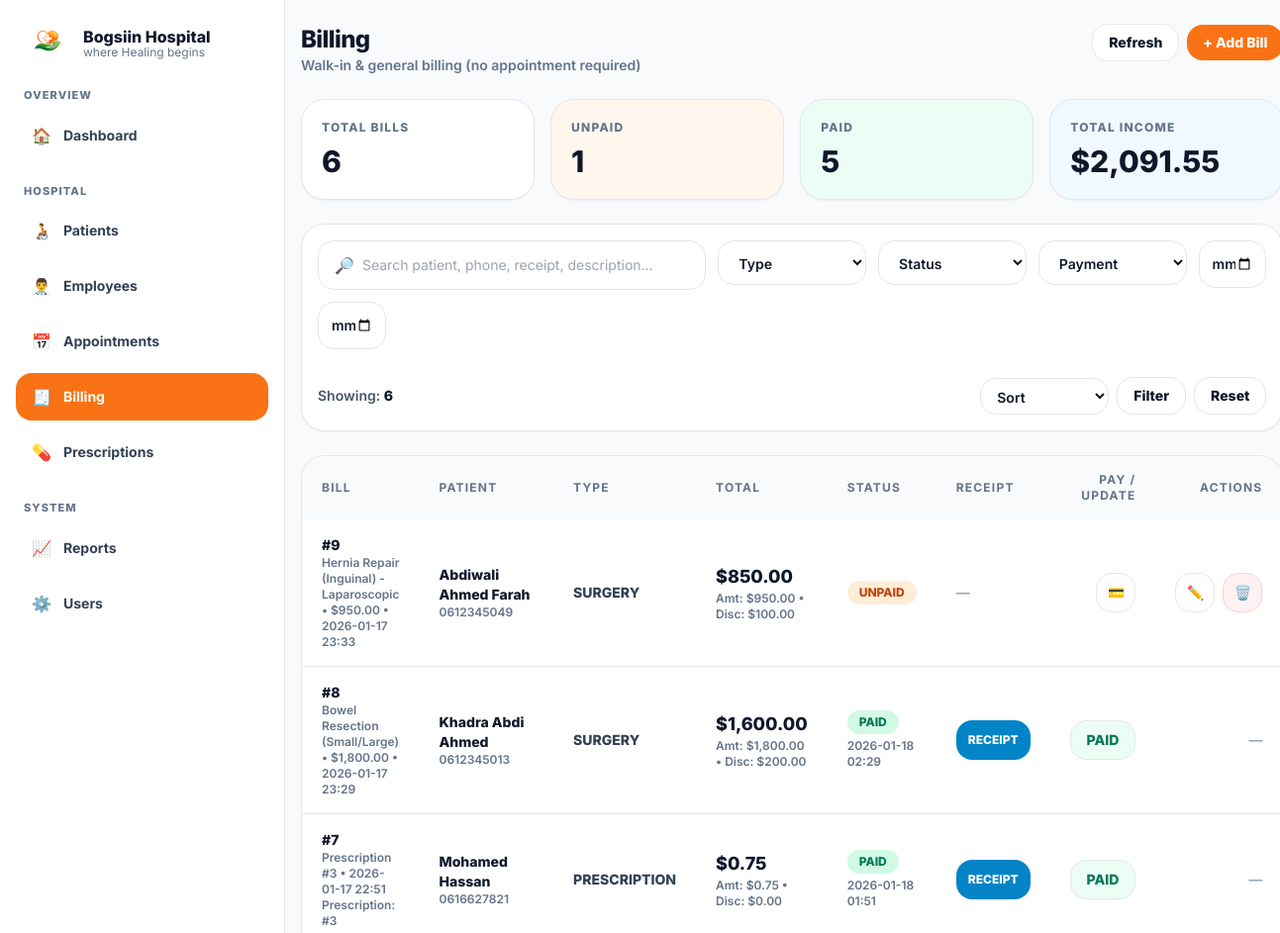
Page /billing/view.php (signed in, upper part) on the earlier database version.
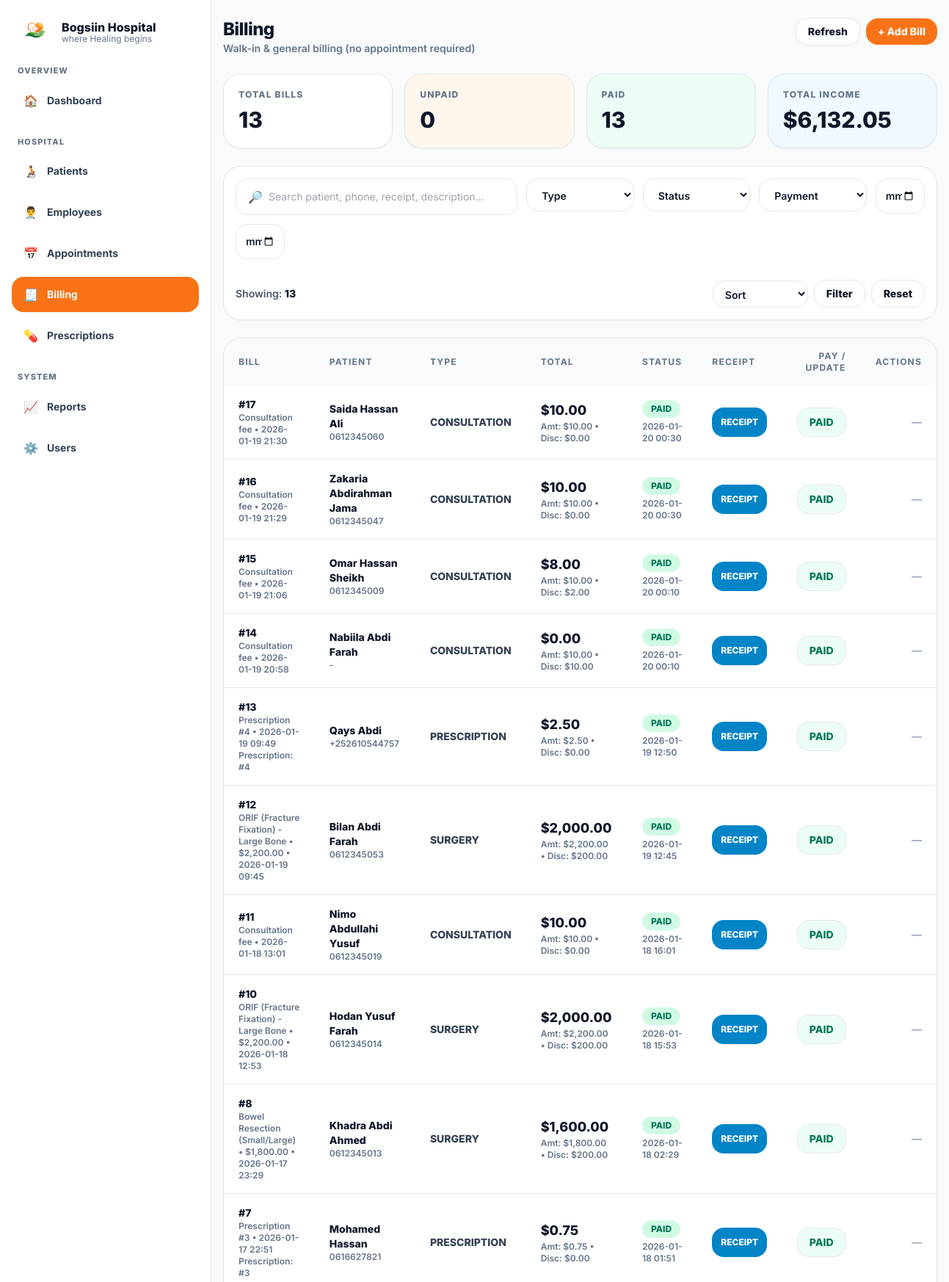
Same page on the later database version.
### tables this page shows
CREATE TABLE `bills` (
  `id` int(11) NOT NULL,
  `appointment_id` int(11) DEFAULT NULL,
  `patient_id` int(11) NOT NULL,
  `employee_id` int(11) DEFAULT NULL,
  `prescription_id` int(11) DEFAULT NULL,
  `bill_type` enum('CONSULTATION','PRESCRIPTION','SURGERY','OTHER') NOT NULL DEFAULT 'OTHER',
  `description` varchar(255) DEFAULT NULL,
  `amount` decimal(10,2) NOT NULL DEFAULT 0.00,
  `discount` decimal(10,2) NOT NULL DEFAULT 0.00,
  `total` decimal(10,2) NOT NULL DEFAULT 0.00,
  `status` enum('UNPAID','PAID') NOT NULL DEFAULT 'UNPAID',
  `payment_method` enum('CASH','EVCPLUS','CARD','BANK') DEFAULT NULL,
  `receipt_no` varchar(40) DEFAULT NULL,
  `paid_at` datetime DEFAULT NULL,
  `created_at` timestamp NOT NULL DEFAULT current_timestamp()
);

CREATE TABLE `patients` (
  `id` int(11) NOT NULL,
  `patient_code` varchar(30) DEFAULT NULL,
  `full_name` varchar(120) NOT NULL,
  `gender` enum('Male','Female') NOT NULL,
  `date_of_birth` date DEFAULT NULL,
  `phone` varchar(30) DEFAULT NULL,
  `address` text DEFAULT NULL,
  `emergency_contact_name` varchar(120) DEFAULT NULL,
  `emergency_contact_phone` varchar(30) DEFAULT NULL,
  `created_at` timestamp NOT NULL DEFAULT current_timestamp()
);

### billing/view.php (the view, shortened to what the changed rows need)
<?php
require_once __DIR__ . "/../includes/db.php";
function h($s){ return htmlspecialchars((string)$s, ENT_QUOTES, 'UTF-8'); }
$focusBillId = null;
$sort = trim($_GET["sort"] ?? "");
$where = [];
$params = [];
$whereSql = $where ? ("WHERE ".implode(" AND ", $where)) : "";
$allowedSort = [
  'id_asc' => 'b.id ASC',
  'id_desc' => 'b.id DESC',
  'patient_asc' => 'p.full_name ASC',
  'patient_desc' => 'p.full_name DESC',
  'created_asc' => 'b.created_at ASC',
  'created_desc' => 'b.created_at DESC',
];
$orderBy = $allowedSort[$sort] ?? 'b.created_at DESC';
$totalBills = (int)$pdo->query("SELECT COUNT(*) FROM bills")->fetchColumn();
$unpaidBills = (int)$pdo->query("SELECT COUNT(*) FROM bills WHERE status='UNPAID'")->fetchColumn();
$paidBills = (int)$pdo->query("SELECT COUNT(*) FROM bills WHERE status='PAID'")->fetchColumn();
$incomeTotal = (float)$pdo->query("SELECT COALESCE(SUM(total),0) FROM bills WHERE status='PAID'")->fetchColumn();
$sql = "
  SELECT
    b.*,
    p.full_name AS patient_name, p.phone AS patient_phone,
    e.full_name AS employee_name, e.job_title
  FROM bills b
  JOIN patients p ON p.id=b.patient_id
  LEFT JOIN employees e ON e.id=b.employee_id
  $whereSql
  ORDER BY " . $orderBy . "
  LIMIT 300
";
$stmt = $pdo->prepare($sql);
$stmt->execute($params);
$rows = $stmt->fetchAll(PDO::FETCH_ASSOC) ?: [];
include_once __DIR__ . "/../includes/header.php";
?>
 <div class="min-h-screen bg-slate-50 md:pl-72">
<div class="md:flex min-h-screen">
  <div class="flex-1">
    <div class="mx-auto max-w-6xl px-4 py-6">
      <section class="mt-6 grid gap-4 md:grid-cols-4">
        <div class="rounded-3xl border bg-white p-5 shadow-sm">
          <div class="text-xs font-extrabold tracking-widest text-slate-500">TOTAL BILLS</div>
          <div class="mt-2 text-3xl font-extrabold"><?php echo $totalBills; ?></div>
        </div>
        <div class="rounded-3xl border bg-orange-50 p-5 shadow-sm">
          <div class="text-xs font-extrabold tracking-widest text-slate-500">UNPAID</div>
          <div class="mt-2 text-3xl font-extrabold"><?php echo $unpaidBills; ?></div>
        </div>
        <div class="rounded-3xl border bg-emerald-50 p-5 shadow-sm">
          <div class="text-xs font-extrabold tracking-widest text-slate-500">PAID</div>
          <div class="mt-2 text-3xl font-extrabold"><?php echo $paidBills; ?></div>
        </div>
        <div class="rounded-3xl border bg-sky-50 p-5 shadow-sm">
          <div class="text-xs font-extrabold tracking-widest text-slate-500">TOTAL INCOME</div>
          <div class="mt-2 text-3xl font-extrabold">$<?php echo number_format($incomeTotal, 2); ?></div>
        </div>
      </section>
      <section class="mt-6 rounded-3xl border bg-white p-4 shadow-sm">
        <form class="grid gap-3 lg:grid-cols-12" method="GET">
          <div class="lg:col-span-12 flex items-center justify-between pt-1 text-sm">
            <div class="font-semibold text-slate-600">Showing:
              <span class="font-extrabold text-slate-900"><?php echo count($rows); ?></span>
            </div>
          </div>
        </form>
      </section>
      <section class="mt-6 rounded-3xl border bg-white shadow-sm overflow-hidden">
        <div class="overflow-x-auto">
          <table class="w-full text-left text-sm">
           <thead class="bg-slate-50 text-xs font-extrabold tracking-widest text-slate-500">
  <tr>
    <th class="px-5 py-4">BILL</th>
    <th class="px-5 py-4">PATIENT</th>
    <th class="px-5 py-4">TYPE</th>
    <th class="px-5 py-4">TOTAL</th>
    <th class="px-5 py-4">STATUS</th>
    <th class="px-5 py-4">RECEIPT</th>
    <th class="px-5 py-4 text-right">PAY / UPDATE</th>
    <th class="px-5 py-4 text-right">ACTIONS</th>
  </tr>
</thead>
            <tbody class="divide-y">
              <?php if (!$rows): ?>
                <tr><td colspan="7" class="px-5 py-10 text-center text-slate-500 font-semibold">No bills found.</td></tr>
              <?php else: ?>
                <?php foreach ($rows as $r): ?>
                  <?php
                    $badge = ($r["status"] === "PAID") ? "bg-emerald-100 text-emerald-700" : "bg-orange-100 text-orange-700";
                    $receipt = $r["receipt_no"] ?? "";
                    $isPaid = (($r["status"] ?? "") === "PAID");
                  ?>
                  <tr class="hover:bg-slate-50/60 <?php echo ($focusBillId && (int)$r["id"]===$focusBillId) ? "bg-amber-50/60" : ""; ?>">
                    <td class="px-5 py-4">
                      <div class="font-extrabold text-slate-900">#<?php echo (int)$r["id"]; ?></div>
                      <div class="text-xs font-semibold text-slate-500">
                        <?php echo h($r["description"] ?? "—"); ?>
                        • <?php echo h(date("Y-m-d H:i", strtotime($r["created_at"]))); ?>
                      </div>
                      <?php if (!empty($r["prescription_id"])): ?>
                        <div class="text-xs font-semibold text-slate-500">Prescription: #<?php echo (int)$r["prescription_id"]; ?></div>
                      <?php endif; ?>
                    </td>
                    <td class="px-5 py-4">
                      <div class="font-extrabold text-slate-900"><?php echo h($r["patient_name"]); ?></div>
                      <div class="text-xs font-semibold text-slate-500"><?php echo h($r["patient_phone"] ?? "-"); ?></div>
                    </td>
                    <td class="px-5 py-4 font-extrabold text-slate-700"><?php echo h($r["bill_type"]); ?></td>
                    <td class="px-5 py-4">
                      <div class="text-lg font-extrabold text-slate-900">$<?php echo number_format((float)$r["total"], 2); ?></div>
                      <div class="text-xs font-semibold text-slate-500">
                        Amt: $<?php echo number_format((float)$r["amount"], 2); ?>
                        • Disc: $<?php echo number_format((float)$r["discount"], 2); ?>
                      </div>
                    </td>
                    <td class="px-5 py-4">
                      <span class="inline-flex rounded-full px-3 py-1 text-xs font-extrabold <?php echo $badge; ?>">
                        <?php echo h($r["status"]); ?>
                      </span>
                      <?php if (!empty($r["paid_at"])): ?>
                        <div class="mt-1 text-xs font-semibold text-slate-500">
                          <?php echo h(date("Y-m-d H:i", strtotime($r["paid_at"]))); ?>
                        </div>
                      <?php endif; ?>
                    </td>
                   <td class="px-5 py-4">
  <?php if ($isPaid && $receipt): ?>
    <a href="/hospital/billing/receipt.php?id=<?php echo (int)$r["id"]; ?>" target="_blank"
       class="grid h-10 place-items-center rounded-2xl bg-sky-600 px-3 text-xs font-extrabold text-white hover:bg-sky-700">
      RECEIPT
    </a>
  <?php else: ?>
    <span class="text-sm font-semibold text-slate-400">—</span>
  <?php endif; ?>
</td>
                    <td class="px-5 py-4">
                      <div class="flex justify-end gap-2">
                        <?php if ($isPaid): ?>
                          <span class="inline-flex h-10 items-center rounded-2xl border bg-emerald-50 px-4 py-2 text-sm font-extrabold text-emerald-700">PAID</span>
                        <?php else: ?>
                          <button type="button"
                            class="grid h-10 w-10 place-items-center rounded-2xl border bg-white hover:bg-slate-50 open-pay"
                            title="Pay / Update"
                            data-id="<?php echo (int)$r['id']; ?>"
                            data-total="<?php echo h((float)$r['total']); ?>"
                            data-status="<?php echo h($r['status'] ?? 'UNPAID'); ?>"
                            data-method="<?php echo h($r['payment_method'] ?? ''); ?>"
                            data-type="<?php echo h($r['bill_type'] ?? ''); ?>">💳</button>
                        <?php endif; ?>
                      </div>
                    </td>
                    <td class="px-5 py-4 text-right">
  <?php if (!$isPaid): ?>
    <div class="flex justify-end gap-2">
      <button type="button"
  class="grid h-10 w-10 place-items-center rounded-2xl border bg-white hover:bg-slate-50"
  data-id="<?php echo (int)$r['id']; ?>"
  data-type="<?php echo h($r['bill_type'] ?? ''); ?>"
  data-description="<?php echo h($r['description']); ?>"
  data-amount="<?php echo h((float)$r['amount']); ?>"
  data-discount="<?php echo h((float)$r['discount']); ?>">
  ✏️
</button>
      <form method="POST" class="inline" onsubmit="return confirm('Are you sure you want to delete this bill?');">
        <button type="submit" name="submit_delete"
          class="grid h-10 w-10 place-items-center rounded-2xl border border-rose-200 bg-rose-50 hover:bg-rose-100">
          🗑️
        </button>
      </form>
    </div>
  <?php else: ?>
    <span class="text-sm font-semibold text-slate-400">—</span>
  <?php endif; ?>
</td>
                  </tr>
                <?php endforeach; ?>
              <?php endif; ?>
            </tbody>
          </table>
        </div>
      </section>
    </div>
  </div>
</div>

Differences in the rows shown:
removed bills: id "9", description "Hernia Repair (Inguinal) - Laparoscopic • $950.00", created_at "2026-01-17 23:33", patient.full_name "Abdiwali Ahmed Farah", patient.phone "0612345049", bill_type "SURGERY", total "850.00", amount "950.00", discount "100.00", status "UNPAID"
added bills: id "17", description "Consultation fee", created_at "2026-01-19 21:30", patient.full_name "Saida Hassan Ali", patient.phone "0612345060", bill_type "CONSULTATION", total "10.00", amount "10.00", discount "0.00", status "PAID", paid_at "2026-01-20 00:30"
added bills: id "16", description "Consultation fee", created_at "2026-01-19 21:29", patient.full_name "Zakaria Abdirahman Jama", patient.phone "0612345047", bill_type "CONSULTATION", total "10.00", amount "10.00", discount "0.00", status "PAID", paid_at "2026-01-20 00:30"
added bills: id "15", description "Consultation fee", created_at "2026-01-19 21:06", patient.full_name "Omar Hassan Sheikh", patient.phone "0612345009", bill_type "CONSULTATION", total "8.00", amount "10.00", discount "2.00", status "PAID", paid_at "2026-01-20 00:10"
added bills: id "14", description "Consultation fee", created_at "2026-01-19 20:58", patient.full_name "Nabiila Abdi Farah", patient.phone "-", bill_type "CONSULTATION", total "0.00", amount "10.00", discount "10.00", status "PAID", paid_at "2026-01-20 00:10"
added bills: id "13", description "Prescription #4", created_at "2026-01-19 09:49", prescription "4", patient.full_name "Qays Abdi", patient.phone "+252610544757", bill_type "PRESCRIPTION", total "2.50", amount "2.50", discount "0.00", status "PAID", paid_at "2026-01-19 12:50"
added bills: id "12", description "ORIF (Fracture Fixation) - Large Bone • $2,200.00", created_at "2026-01-19 09:45", patient.full_name "Bilan Abdi Farah", patient.phone "0612345053", bill_type "SURGERY", total "2,000.00", amount "2,200.00", discount "200.00", status "PAID", paid_at "2026-01-19 12:45"
added bills: id "11", description "Consultation fee", created_at "2026-01-18 13:01", patient.full_name "Nimo Abdullahi Yusuf", patient.phone "0612345019", bill_type "CONSULTATION", total "10.00", amount "10.00", discount "0.00", status "PAID", paid_at "2026-01-18 16:01"
added bills: id "10", description "ORIF (Fracture Fixation) - Large Bone • $2,200.00", created_at "2026-01-18 12:53", patient.full_name "Hodan Yusuf Farah", patient.phone "0612345014", bill_type "SURGERY", total "2,000.00", amount "2,200.00", discount "200.00", status "PAID", paid_at "2026-01-18 15:53"
Other differences:
$totalBills: "6" → "13"
$unpaidBills: "1" → "0"
$paidBills: "5" → "13"
$incomeTotal: "2,091.55" → "6,132.05"
count($rows): "6" → "13"
